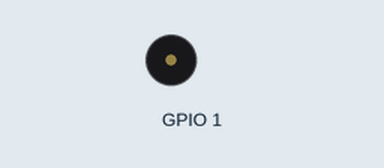
Recording of a program running on a simulated Raspberry Pi (BCM pin numbers). Shown: buzzer (waves = sounding). At 122.0 s the program stops and its outputs stay as they are.

Above: at 0.1 s.
At 33.1 s:
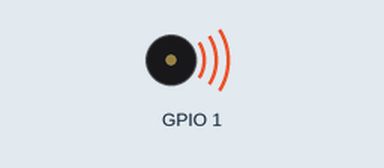
Timing chart, 0 to 39.5 s (numbered marks = the images above):
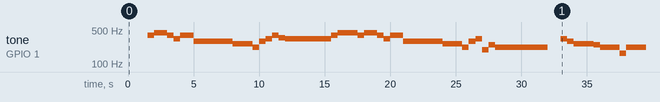

The program:

main.py
```python
import time
import RPi.GPIO as GPIO
from tone import TONE

GPIO.setmode(GPIO.BCM)
GPIO.setwarnings(False)

def beep(channel: int, freq: int, duration: float, *, rising_tone: float = 1):
    """
    发出一个音符，
    :param channel: GPIO的数字号，需要和上面的GPIO.setmode(GPIO.BCM)对应
    :param freq: 频率
    :param duration: 播放时长
    :param rising_tone: 升降调 0.3 ~ 1.0 ~ 3.0
    :return:
    """
    if freq <= 0:
        time.sleep(duration)
        return
    pwm = GPIO.PWM(channel, freq * rising_tone) # 输出该频率的电平

    try:
        pwm.start(0)
        pwm.ChangeDutyCycle(50)
        if duration > 0:
            time.sleep(duration) # 播放时长
    finally:
        pwm.stop()

def play(channel: int, sheet: list):
    """
    播放简谱
    简谱可以为如下格式(参照上文的txdx.py):
    - [音符名(string), 持续时间(s)]
    - [频率(int), 持续时间(s)]
    :param channel: GPIO的数字号，需要和上面的GPIO.setmode(GPIO.BCM)对应
    :param sheet: 简谱
    :return:
    """
    GPIO.setup(channel, GPIO.OUT)

    for m in sheet:
        beep(channel, TONE[m[0]] if m[0] in TONE else int(m[0] or 0), m[1])

try:
    from txdx import txdx_sheet
    play(1, txdx_sheet)
finally:
    GPIO.cleanup()
```

tone.py
```python
TONE = {
    'B0' : 31,
    'C1' : 33,
    'CS1': 35,
    'D1' : 37,
    'DS1': 39,
    'E1' : 41,
    'F1' : 44,
    'FS1': 46,
    'G1' : 49,
    'GS1': 52,
    'A1' : 55,
    'AS1': 58,
    'B1' : 62,
    'C2' : 65,
    'CS2': 69,
    'D2' : 73,
    'DS2': 78,
    'E2' : 82,
    'F2' : 87,
    'FS2': 93,
    'G2' : 98,
    'GS2': 104,
    'A2' : 110,
    'AS2': 117,
    'B2' : 123,
    'C3' : 131,
    'CS3': 139,
    'D3' : 147,
    'DS3': 156,
    'E3' : 165,
    'F3' : 175,
    'FS3': 185,
    'G3' : 196,
    'GS3': 208,
    'A3' : 220,
    'AS3': 233,
    'B3' : 247,
    'C4' : 262,
    'CS4': 277,
    'D4' : 294,
    'DS4': 311,
    'E4' : 330,
    'F4' : 349,
    'FS4': 370,
    'G4' : 392,
    'GS4': 415,
    'A4' : 440,
    'AS4': 466,
    'B4' : 494,
    'C5' : 523,
    'CS5': 554,
    'D5' : 587,
    'DS5': 622,
    'E5' : 659,
    'F5' : 698,
    'FS5': 740,
    'G5' : 784,
    'GS5': 831,
    'A5' : 880,
    'AS5': 932,
    'B5' : 988,
    'C6' : 1047,
    'CS6': 1109,
    'D6' : 1175,
    'DS6': 1245,
    'E6' : 1319,
    'F6' : 1397,
    'FS6': 1480,
    'G6' : 1568,
    'GS6': 1661,
    'A6' : 1760,
    'AS6': 1865,
    'B6' : 1976,
    'C7' : 2093,
    'CS7': 2217,
    'D7' : 2349,
    'DS7': 2489,
    'E7' : 2637,
    'F7' : 2794,
    'FS7': 2960,
    'G7' : 3136,
    'GS7': 3322,
    'A7' : 3520,
    'AS7': 3729,
    'B7' : 3951,
    'C8' : 4186,
    'CS8': 4435,
    'D8' : 4699,
    'DS8': 4978,
}
```

txdx.py
```python
# 铁血丹心的简谱
# 可以为2种格式
# [音符名(string), 持续时间(s)]
# [频率(int), 持续时间(s)]
txdx_sheet = [
    # 1
    ['A4', 1.5],  # 6
    ['G4', 0.5],  # 5
    ['A4', 1],  # 6
    ['G4', 0.5],  # 5
    ['E4', 0.5],  # 3

    # 2
    ['G4', 1],  # 5
    ['D4', 3],  # 2

    # 3
    ['C4', 1.5],  # 1
    ['A3', 0.5],  # .6
    ['D4', 0.5],  # 2
    ['E4', 0.5],  # 3
    ['G4', 0.5],  # 5
    ['F4', 0.5],  # 4

    # 4
    ['E4', 3],  # 3
    ['E4', 0.5],  # 3
    ['G4', 0.5],  # 5

    # 5
    ['A4', 1.5],  # 6
    ['G4', 0.5],  # 5
    ['A4', 1],  # 6
    ['G4', 0.5],  # 5
    ['E4', 0.5],  # 5

    # 6
    ['G4', 1],  # 5
    ['D4', 3],  # 2

    # 7
    ['C4', 1.5],  # 1
    ['A3', 0.5],  # .6
    ['D4', 0.5],  # 2
    ['E4', 0.5],  # 3
    ['G3', 0.5],  # .5
    ['B3', 0.5],  # .7

    # 8
    ['A3', 4],  # .6

    [0, 1],  # 0
    ['E4', 0.5],  # 3
    ['D4', 0.5],  # 2
    ['C4', 1.5],  # 1
    ['B3', 0.5],  # .7

    #
    ['A3', 1.5],  # .6
    ['E3', 0.5],  # .3
    ['A3', 2],  # .6

    # ['A3', 1],        # .6
    ['A4', 0.5],  # 6
    ['G4', 0.5],  # 5
    ['E4', 1],  # 3
    ['G4', 0.5],  # 5
    ['D4', 0.5],  # 2

    ['E4', 3],  # 3

    ['E4', 0.5],  # 3
    ['D4', 0.5],  # 2
    ['C4', 1.5],  # 1
    ['B3', 0.5],  # .7

    ['A3', 1.5],  # .6
    ['E3', 0.5],  # .6
    ['A3', 2],  # .6

    [0, 1],  # 0
    ['D4', 0.5],  # 2
    ['C4', 0.5],  # 1
    ['A3', 1],  # .6
    ['C4', 0.5],  # 1
    ['D4', 0.5],  # 1

    ['E4', 3],  # 3*/
    ['E4', 1],  # 3 逐草四方

    ['A4', 1.5],  # 6
    ['G4', 0.5],  # 5
    ['A4', 1],  # 6
    ['G4', 0.5],  # 5
    ['E4', 0.5],  # 3

    ['G4', 1],  # 5
    ['D4', 3],  # 2

    ['C4', 1.5],  # 1
    ['A3', 0.5],  # .6
    ['D4', 0.5],  # 2
    ['E4', 0.5],  # 3
    ['G4', 0.5],  # 5
    ['FS4', 0.5],  # #4

    ['E4', 3],  # 3
    ['E4', 0.5],  # 3
    ['G4', 0.5],  # 5

    ['A4', 1.5],  # 6
    ['G4', 0.5],  # 5
    ['A4', 1.0],  # 6
    ['G4', 0.5],  # 5
    ['E4', 0.5],  # 3

    ['G4', 1.0],  # 5
    ['D4', 3],  # 2

    ['C4', 1.5],  # 1
    ['A3', 0.5],  # .6
    ['D4', 0.5],  # 2
    ['E4', 0.5],  # 3
    ['G3', 0.5],  # .5
    ['B3', 0.5],  # .7

    ['A3', 3],  # .6

    [0, 1],  # 0
    ['E4', 0.5],  # 3 应知爱意似
    ['D4', 0.5],  # 2
    ['C4', 1.0],  # 1
    ['C4', 0.5],  # 1
    ['B3', 0.5],  # .7

    ['A3', 1.5],  # .6
    ['E3', 0.5],  # .3
    ['A3', 2.0],  # .6

    [0, 1],  # 0
    ['A3', 0.5],  # .6
    ['G3', 0.5],  # .5
    ['E3', 1.0],  # .3
    ['G3', 0.5],  # .5
    ['D3', 0.5],  # .2

    ['E3', 3.0],  # .3

    [0, 1],  # 0
    ['E4', 0.5],  # 3 身经百劫也
    ['D4', 0.5],  # 2
    ['C4', 1.0],  # 1
    ['C4', 0.5],  # 1
    ['B3', 0.5],  # .7

    ['A3', 1.5],  # .6
    ['E4', 0.5],  # 3
    ['D4', 2.0],  # 2

    [0, 1],  # 0
    ['D4', 0.5],  # 2
    ['C4', 0.5],  # 1
    ['A3', 1.0],  # .6
    ['B3', 0.5],  # .7
    ['G3', 0.5],  # .5

    ['A3', 3.0],  # .6
]
```

Measured:
- by itself, tone on GPIO 1: plays 392 Hz for 0.50 s, 440 Hz for 1.0 s, 392 Hz for 0.50 s, 330 Hz for 0.50 s, 392 Hz for 1.0 s, 294 Hz for 3.0 s … (35 notes in this stretch)
